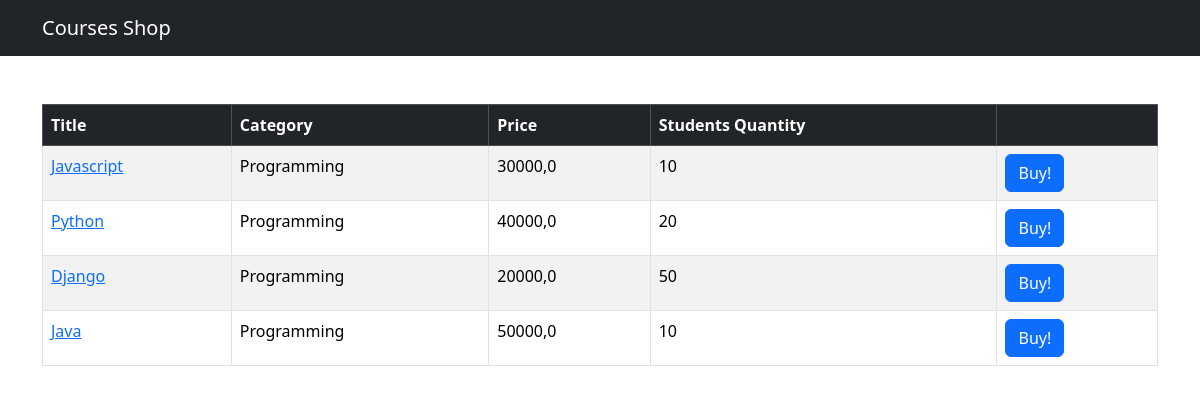
The app's page /shop/ with its own data.
### shop/models.py (models this page shows, shortened)
class Course(models.Model):
    title = models.CharField(max_length=255)
    price = models.FloatField()
    students_qty = models.IntegerField()
    reviews_qty = models.IntegerField()
    category = models.ForeignKey(Category, on_delete=models.CASCADE)
    created_at = models.DateTimeField(auto_now_add=True)

class Category(models.Model):
    title = models.CharField(max_length=255)
    created_at = models.DateTimeField(auto_now_add=True)
    def __str__(self):
        return self.title

### shop/views.py (the view)
# urls.py: path('', views.index, name='index'),
def index(request):
    courses = Course.objects.all()
    return render(request, '../templates/shop/courses.html', {"courses": courses})

### templates/shop/courses.html (shortened to what this page needs)
{% extends 'base.html' %}
{% block content %}
    <table class="table mt-5 table-bordered table-striped table-hover">
        <thead class="table-dark">
        <tr>
            <th>Title</th>
            <th>Category</th>
            <th>Price</th>
            <th>Students Quantity</th>
            <th></th>
        </tr>
        </thead>
        <tbody>
        {% for course in courses %}
            <tr>
                <td>
                    <a href="{% url "shop:single_course" course.id %}">{{ course.title }}</a>
                </td>
                <td>{{ course.category }}</td>
                <td>{{ course.price }}</td>
                <td>{{ course.students_qty }}</td>
                <td>
                    <button class="btn btn-primary">Buy!</button>
                </td>
            </tr>
        {% endfor %}
        </tbody>
    </table>
{% endblock %}

### templates/base.html (shortened to what this page needs)
<!doctype html>
<html lang="en">
<head>
    <link href="https://cdn.jsdelivr.net/npm/bootstrap@5.3.2/dist/css/bootstrap.min.css" rel="stylesheet"
>
</head>
<body>
<nav class="navbar navbar-dark bg-dark">
    <div class="container">
        <a href="{% url "shop:index" %}" class="navbar-brand">Courses Shop</a>
    </div>
</nav>
<main class="container">
    {% block content %}
    {% endblock %}
</main>
</body>
</html>

### records on screen
Course: title "Javascript", category "Programming", price "30000,0", students_qty "10"
Course: title "Python", category "Programming", price "40000,0", students_qty "20"
Course: title "Django", category "Programming", price "20000,0", students_qty "50"
Course: title "Java", category "Programming", price "50000,0", students_qty "10"
